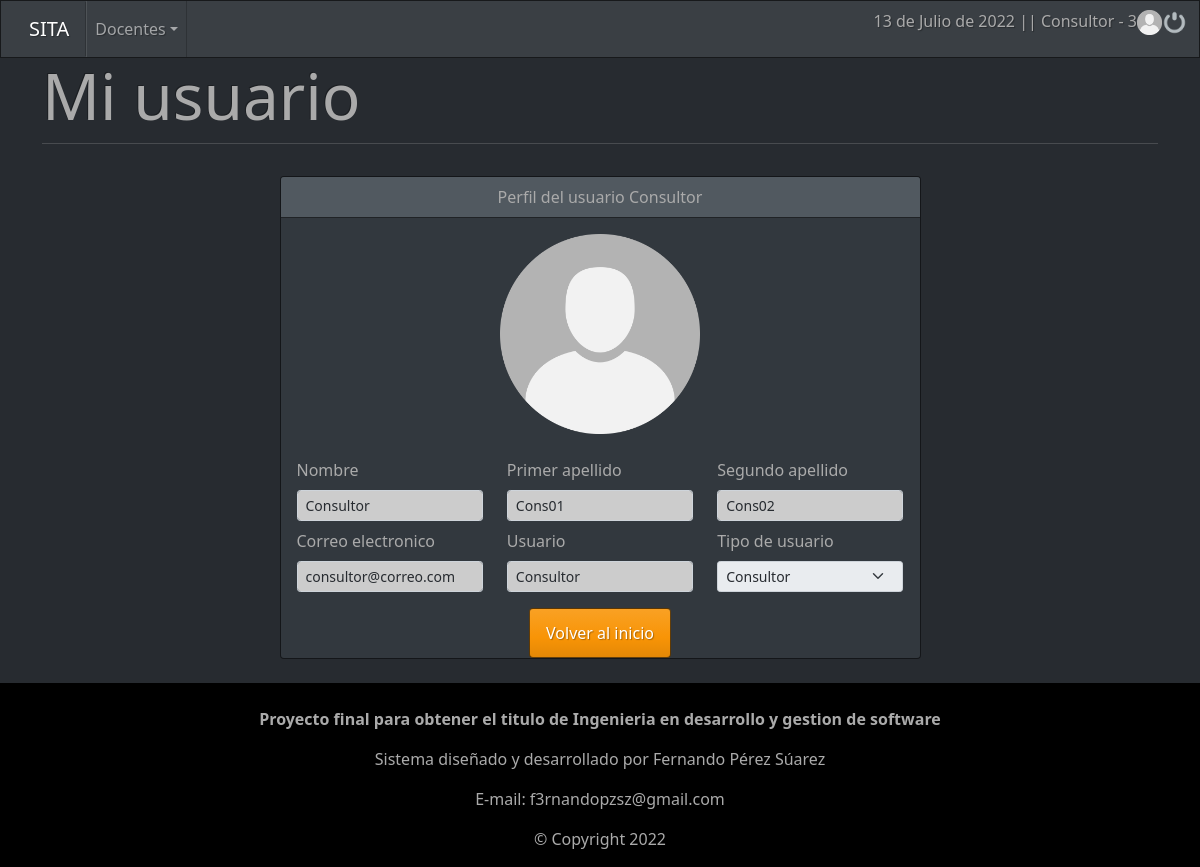
The app's page /sistema/secciones/mi_usuario.php (signed in) with its own data.
### tables this page shows
CREATE TABLE `usuario` (
  `cve_usuario` int(11) NOT NULL AUTO_INCREMENT,
  `tipo` int(11) NOT NULL,
  `nombre` varchar(50) NOT NULL,
  `apellido1` varchar(50) NOT NULL,
  `apellido2` varchar(50) NOT NULL,
  `usuario` varchar(50) NOT NULL,
  `pass` varchar(255) NOT NULL,
  `foto` varchar(255) NOT NULL,
  `correo` varchar(200) NOT NULL,
  `activo` int(1) NOT NULL DEFAULT 1,
  PRIMARY KEY (`cve_usuario`),
  KEY `cve_tipo_usu` (`tipo`),
  KEY `tipo` (`tipo`),
  CONSTRAINT `usuario_ibfk_1` FOREIGN KEY (`tipo`) REFERENCES `tipo_usuario` (`cve_tipo_usu`) ON DELETE CASCADE ON UPDATE CASCADE
);

CREATE TABLE `tipo_usuario` (
  `cve_tipo_usu` int(11) NOT NULL AUTO_INCREMENT,
  `tipo` varchar(20) NOT NULL,
  `activo` int(1) NOT NULL DEFAULT 1,
  PRIMARY KEY (`cve_tipo_usu`)
);

### sistema/secciones/mi_usuario.php (the view, shortened to what this page needs)
<?php include("../template/cabecera.php"); ?>
<?php include ("../config/conexion.php"); ?>
<?php
$sql = mysqli_query($conexion,"SELECT u.cve_usuario,
                                      u.nombre,
                                      u.apellido1,
                                      u.apellido2,
                                      u.foto,
                                      u.usuario,
                                      u.pass,
                                      u.correo,
                                      (u.tipo) as idtipo,
                                      (r.tipo) as tipo
                                      FROM usuario u INNER JOIN tipo_usuario r ON u.tipo = r.cve_tipo_usu WHERE cve_usuario = $iduser");
$result_sql = mysqli_num_rows($sql);
if($result_sql == 0){
    header('Location: verUsuario.php');
}else{
    while ($data = mysqli_fetch_array($sql)){
        $idtipo = $data['idtipo'];
        $tipo = $data['tipo'];
        $nombre = $data['nombre'];
        $apellido1 = $data['apellido1'];
        $apellido2 = $data['apellido2'];
        $fotoa = $data['foto'];
        $usuario = $data['usuario'];
        $correo = $data['correo'];
        if($idtipo == 1){
            $option = '<option value="'.$idtipo.'"select>'.$tipo.'</option>';
        }else if($idtipo == 2){
            $option = '<option value="'.$idtipo.'"select>'.$tipo.'</option>';
        }else if($idtipo == 3){
            $option = '<option value="'.$idtipo.'"select>'.$tipo.'</option>';
        }else if($idtipo == 4){
            $option = '<option value="'.$idtipo.'"select>'.$tipo.'</option>';
        }
    }
}
?>
			<div class="jumbotron">
				<h1 class="display-3">Mi usuario</h1>
				<hr class="my-2">
			</div>
            <div class="container">
                <div class="row">
                    <div class="col-md-7 mx-auto">
                        <br>
                        <div class="card">
                            <div class="card-header text-center">
                                Perfil del usuario <?php echo $usuario; ?>
                            </div>
                            <div class="card-body">
                                <div class="text-center">
                                    <p><img src="/SITA/sistema/files/usuario/<?php echo $fotoa; ?>" style="width: 200px; height:200px;"></p>
                                </div>
                                    <div class="row">
                                        <div class = "form-group col-md-4">
                                            <label class="form-label mt-2">Nombre</label>
                                            <input type="text" class="form-control form-control-sm" value="<?php echo $nombre; ?>" readonly="">
                                        </div>
                                        <div class = "form-group col-md-4">
                                            <label class="form-label mt-2">Primer apellido</label>
                                            <input type="text" class="form-control form-control-sm" value="<?php echo $apellido1; ?>" readonly="">
                                        </div>
                                        <div class = "form-group col-md-4">
                                            <label class="form-label mt-2">Segundo apellido</label>
                                            <input type="text" class="form-control form-control-sm" value="<?php echo $apellido2; ?>" readonly="">
                                        </div>
                                    </div>
                                    <div class="row">
                                        <div class = "form-group col-md-4">
                                            <label class="form-label mt-2">Correo electronico</label>
                                            <input type="text" class="form-control form-control-sm" value="<?php echo $correo; ?>" readonly="">
                                        </div>
                                        <div class = "form-group col-md-4">
                                            <label class="form-label mt-2">Usuario</label>
                                            <input type="text" class="form-control form-control-sm" value="<?php echo $usuario; ?>" readonly="">
                                        </div>
                                        <div class = "form-group col-md-4">
                                            <label class="form-label mt-2">Tipo de usuario</label>
                                            <select class="form-select form-select-sm" name="tipo" id="tipo" disabled="">
                                            <?php
                                                echo $option;
                                            ?>
                                            </select>
                                        </div>
                                    </div>
                                </div>
                            <div class="text-center">
                                <a role="button" class="btn btn-warning" href="../index.php">Volver al inicio</a>
                            </div>
                        </div>
                    </div>
                </div>
            </div>
<?php include("../template/pie.php"); ?>

### sistema/css/style.css (style rules this page uses)
.form-select option:first-child { display:none; }

### records on screen
usuario: usuario "Consultor", foto (placeholder picture), nombre "Consultor", apellido1 "Cons01", apellido2 "Cons02", correo "consultor@correo.com", tipo "Consultor"

### other values on screen
fechaC() "13 de Julio de 2022"
$s_usuario "Consultor"
$s_tipo "3"
